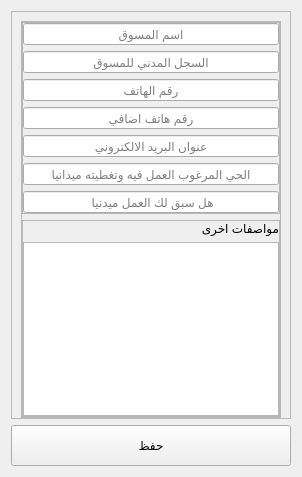
          <widget class="QWidget" name="tab_6">
           <attribute name="title">
            <string>تعديل</string>
           </attribute>
           <layout class="QGridLayout" name="gridLayout_42" rowstretch="10,1">
            <item row="0" column="0">
             <widget class="QFrame" name="frame_52">
              <property name="sizePolicy">
               <sizepolicy hsizetype="Expanding" vsizetype="Expanding">
                <horstretch>0</horstretch>
                <verstretch>0</verstretch>
               </sizepolicy>
              </property>
              <property name="frameShape">
               <enum>QFrame::StyledPanel</enum>
              </property>
              <property name="frameShadow">
               <enum>QFrame::Raised</enum>
              </property>
              <layout class="QGridLayout" name="gridLayout_38" rowstretch="9,0">
               <property name="bottomMargin">
                <number>0</number>
               </property>
               <item row="0" column="0" rowspan="2">
                <widget class="QFrame" name="frame_54">
                 <property name="frameShape">
                  <enum>QFrame::StyledPanel</enum>
                 </property>
                 <property name="frameShadow">
                  <enum>QFrame::Raised</enum>
                 </property>
                 <layout class="QGridLayout" name="gridLayout_39" rowstretch="3,0,0">
                  <property name="leftMargin">
                   <number>0</number>
                  </property>
                  <property name="topMargin">
                   <number>0</number>
                  </property>
                  <property name="rightMargin">
                   <number>0</number>
                  </property>
                  <property name="bottomMargin">
                   <number>0</number>
                  </property>
                  <item row="2" column="0">
                   <widget class="QFrame" name="frame_56">
                    <property name="sizePolicy">
                     <sizepolicy hsizetype="Expanding" vsizetype="Expanding">
                      <horstretch>0</horstretch>
                      <verstretch>0</verstretch>
                     </sizepolicy>
                    </property>
                    <property name="frameShape">
                     <enum>QFrame::StyledPanel</enum>
                    </property>
                    <property name="frameShadow">
                     <enum>QFrame::Raised</enum>
                    </property>
                    <layout class="QGridLayout" name="gridLayout_61">
                     <property name="leftMargin">
                      <number>0</number>
                     </property>
                     <property name="topMargin">
                      <number>0</number>
                     </property>
                     <property name="rightMargin">
                      <number>0</number>
                     </property>
                     <property name="bottomMargin">
                      <number>0</number>
                     </property>
                     <item row="0" column="0">
                      <widget class="QLabel" name="label_25">
                       <property name="sizePolicy">
                        <sizepolicy hsizetype="Expanding" vsizetype="Expanding">
                         <horstretch>0</horstretch>
                         <verstretch>0</verstretch>
                        </sizepolicy>
                       </property>
                       <property name="text">
                        <string>مواصفات اخرى</string>
                       </property>
                      </widget>
                     </item>
                     <item row="1" column="0">
                      <widget class="QTextEdit" name="textEdit_4">
                       <property name="sizePolicy">
                        <sizepolicy hsizetype="Expanding" vsizetype="Expanding">
                         <horstretch>0</horstretch>
                         <verstretch>0</verstretch>
                        </sizepolicy>
                       </property>
                       <property name="layoutDirection">
                        <enum>Qt::RightToLeft</enum>
                       </property>
                       <property name="html">
                        <string>&lt;!DOCTYPE HTML PUBLIC &quot;-//W3C//DTD HTML 4.0//EN&quot; &quot;http://www.w3.org/TR/REC-html40/strict.dtd&quot;&gt;
&lt;html&gt;&lt;head&gt;&lt;meta name=&quot;qrichtext&quot; content=&quot;1&quot; /&gt;&lt;style type=&quot;text/css&quot;&gt;
p, li { white-space: pre-wrap; }
&lt;/style&gt;&lt;/head&gt;&lt;body style=&quot; font-family:'MS Shell Dlg 2'; font-size:8.25pt; font-weight:400; font-style:normal;&quot;&gt;
&lt;p align=&quot;center&quot; style=&quot;-qt-paragraph-type:empty; margin-top:0px; margin-bottom:0px; margin-left:0px; margin-right:0px; -qt-block-indent:0; text-indent:0px;&quot;&gt;&lt;br /&gt;&lt;/p&gt;&lt;/body&gt;&lt;/html&gt;</string>
                       </property>
                       <property name="overwriteMode">
                        <bool>false</bool>
                       </property>
                       <property name="placeholderText">
                        <string/>
                       </property>
                      </widget>
                     </item>
                    </layout>
                   </widget>
                  </item>
                  <item row="0" column="0">
                   <widget class="QFrame" name="frame_93">
                    <property name="sizePolicy">
                     <sizepolicy hsizetype="Expanding" vsizetype="Expanding">
                      <horstretch>0</horstretch>
                      <verstretch>0</verstretch>
                     </sizepolicy>
                    </property>
                    <property name="frameShape">
                     <enum>QFrame::StyledPanel</enum>
                    </property>
                    <property name="frameShadow">
                     <enum>QFrame::Raised</enum>
                    </property>
                    <layout class="QGridLayout" name="gridLayout_40">
                     <property name="leftMargin">
                      <number>0</number>
                     </property>
                     <property name="topMargin">
                      <number>0</number>
                     </property>
                     <property name="rightMargin">
                      <number>0</number>
                     </property>
                     <property name="bottomMargin">
                      <number>0</number>
                     </property>
                     <item row="5" column="0">
                      <widget class="QLineEdit" name="lineEdit_46">
                       <property name="sizePolicy">
                        <sizepolicy hsizetype="Expanding" vsizetype="Expanding">
                         <horstretch>0</horstretch>
                         <verstretch>0</verstretch>
                        </sizepolicy>
                       </property>
                       <property name="alignment">
                        <set>Qt::AlignCenter</set>
                       </property>
                       <property name="placeholderText">
                        <string>الحي المرغوب العمل فيه وتغطيته ميدانيا</string>
                       </property>
                      </widget>
                     </item>
                     <item row="4" column="0">
                      <widget class="QLineEdit" name="lineEdit_17">
                       <property name="sizePolicy">
                        <sizepolicy hsizetype="Expanding" vsizetype="Expanding">
                         <horstretch>0</horstretch>
                         <verstretch>0</verstretch>
                        </sizepolicy>
                       </property>
                       <property name="alignment">
                        <set>Qt::AlignCenter</set>
                       </property>
                       <property name="placeholderText">
                        <string>عنوان البريد الالكتروني</string>
                       </property>
                      </widget>
                     </item>
                     <item row="0" column="0">
                      <widget class="QLineEdit" name="lineEdit_47">
                       <property name="sizePolicy">
                        <sizepolicy hsizetype="Expanding" vsizetype="Expanding">
                         <horstretch>0</horstretch>
                         <verstretch>0</verstretch>
                        </sizepolicy>
                       </property>
                       <property name="alignment">
                        <set>Qt::AlignCenter</set>
                       </property>
                       <property name="placeholderText">
                        <string>اسم المسوق</string>
                       </property>
                      </widget>
                     </item>
                     <item row="2" column="0">
                      <widget class="QLineEdit" name="lineEdit_48">
                       <property name="sizePolicy">
                        <sizepolicy hsizetype="Expanding" vsizetype="Expanding">
                         <horstretch>0</horstretch>
                         <verstretch>0</verstretch>
                        </sizepolicy>
                       </property>
                       <property name="alignment">
                        <set>Qt::AlignCenter</set>
                       </property>
                       <property name="placeholderText">
                        <string>رقم الهاتف</string>
                       </property>
                      </widget>
                     </item>
                     <item row="3" column="0">
                      <widget class="QLineEdit" name="lineEdit_49">
                       <property name="sizePolicy">
                        <sizepolicy hsizetype="Expanding" vsizetype="Expanding">
                         <horstretch>0</horstretch>
                         <verstretch>0</verstretch>
                        </sizepolicy>
                       </property>
                       <property name="alignment">
                        <set>Qt::AlignCenter</set>
                       </property>
                       <property name="placeholderText">
                        <string>رقم هاتف اضافي</string>
                       </property>
                      </widget>
                     </item>
                     <item row="1" column="0">
                      <widget class="QLineEdit" name="lineEdit_50">
                       <property name="sizePolicy">
                        <sizepolicy hsizetype="Expanding" vsizetype="Expanding">
                         <horstretch>0</horstretch>
                         <verstretch>0</verstretch>
                        </sizepolicy>
                       </property>
                       <property name="alignment">
                        <set>Qt::AlignCenter</set>
                       </property>
                       <property name="placeholderText">
                        <string>السجل المدني للمسوق</string>
                       </property>
                      </widget>
                     </item>
                     <item row="6" column="0">
                      <widget class="QLineEdit" name="lineEdit_51">
                       <property name="sizePolicy">
                        <sizepolicy hsizetype="Expanding" vsizetype="Expanding">
                         <horstretch>0</horstretch>
                         <verstretch>0</verstretch>
                        </sizepolicy>
                       </property>
                       <property name="alignment">
                        <set>Qt::AlignCenter</set>
                       </property>
                       <property name="placeholderText">
                        <string>هل سبق لك العمل ميدنيا </string>
                       </property>
                      </widget>
                     </item>
                    </layout>
                   </widget>
                  </item>
                 </layout>
                </widget>
               </item>
              </layout>
             </widget>
            </item>
            <item row="1" column="0">
             <widget class="QPushButton" name="pushButton_23">
              <property name="sizePolicy">
               <sizepolicy hsizetype="Expanding" vsizetype="Expanding">
                <horstretch>0</horstretch>
                <verstretch>0</verstretch>
               </sizepolicy>
              </property>
              <property name="text">
               <string>حفظ</string>
              </property>
             </widget>
            </item>
           </layout>
          </widget>
